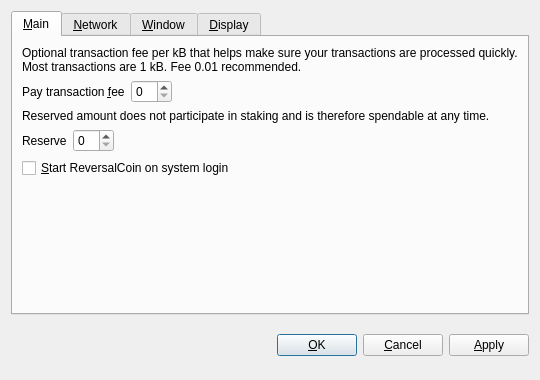
<?xml version="1.0" encoding="UTF-8"?>
<ui version="4.0">
 <class>OptionsDialog</class>
 <widget class="QDialog" name="OptionsDialog">
  <property name="geometry">
   <rect>
    <x>0</x>
    <y>0</y>
    <width>540</width>
    <height>380</height>
   </rect>
  </property>
  <property name="windowTitle">
   <string>Options</string>
  </property>
  <property name="modal">
   <bool>true</bool>
  </property>
  <layout class="QVBoxLayout" name="verticalLayout">
   <item>
    <widget class="QTabWidget" name="tabWidget">
     <property name="tabPosition">
      <enum>QTabWidget::North</enum>
     </property>
     <property name="currentIndex">
      <number>0</number>
     </property>
     <widget class="QWidget" name="tabMain">
      <attribute name="title">
       <string>&amp;Main</string>
      </attribute>
      <layout class="QVBoxLayout" name="verticalLayout_Main">
       <item>
        <widget class="QLabel" name="transactionFeeInfoLabel">
         <property name="text">
          <string>Optional transaction fee per kB that helps make sure your transactions are processed quickly. Most transactions are 1 kB. Fee 0.01 recommended.</string>
         </property>
         <property name="textFormat">
          <enum>Qt::PlainText</enum>
         </property>
         <property name="wordWrap">
          <bool>true</bool>
         </property>
        </widget>
       </item>
       <item>
        <layout class="QHBoxLayout" name="horizontalLayoutFee">
         <item>
          <widget class="QLabel" name="transactionFeeLabel">
           <property name="text">
            <string>Pay transaction &amp;fee</string>
           </property>
           <property name="textFormat">
            <enum>Qt::PlainText</enum>
           </property>
           <property name="buddy">
            <cstring>transactionFee</cstring>
           </property>
          </widget>
         </item>
         <item>
          <widget class="BitcoinAmountField" name="transactionFee"/>
         </item>
         <item>
          <spacer name="horizontalSpacerFee">
           <property name="orientation">
            <enum>Qt::Horizontal</enum>
           </property>
           <property name="sizeHint" stdset="0">
            <size>
             <width>40</width>
             <height>20</height>
            </size>
           </property>
          </spacer>
         </item>
        </layout>
       </item>
       <item>
        <widget class="QLabel" name="reserveBalanceInfoLabel">
         <property name="text">
          <string>Reserved amount does not participate in staking and is therefore spendable at any time.</string>
         </property>
         <property name="textFormat">
          <enum>Qt::PlainText</enum>
         </property>
         <property name="wordWrap">
          <bool>true</bool>
         </property>
        </widget>
       </item>
       <item>
        <layout class="QHBoxLayout" name="horizontalLayoutReserveBalance">
         <item>
          <widget class="QLabel" name="reserveBalanceLabel">
           <property name="text">
            <string>Reserve</string>
           </property>
           <property name="textFormat">
            <enum>Qt::PlainText</enum>
           </property>
           <property name="buddy">
            <cstring>reserveBalance</cstring>
           </property>
          </widget>
         </item>
         <item>
          <widget class="BitcoinAmountField" name="reserveBalance"/>
         </item>
         <item>
          <spacer name="horizontalSpacerReserveBalance">
           <property name="orientation">
            <enum>Qt::Horizontal</enum>
           </property>
           <property name="sizeHint" stdset="0">
            <size>
             <width>40</width>
             <height>20</height>
            </size>
           </property>
          </spacer>
         </item>
        </layout>
       </item>
       <item>
        <widget class="QCheckBox" name="bitcoinAtStartup">
         <property name="toolTip">
          <string>Automatically start ReversalCoin after logging in to the system.</string>
         </property>
         <property name="text">
          <string>&amp;Start ReversalCoin on system login</string>
         </property>
        </widget>
       </item>
       <item>
        <spacer name="verticalSpacer_Main">
         <property name="orientation">
          <enum>Qt::Vertical</enum>
         </property>
         <property name="sizeHint" stdset="0">
          <size>
           <width>20</width>
           <height>40</height>
          </size>
         </property>
        </spacer>
       </item>
      </layout>
     </widget>
     <widget class="QWidget" name="tabNetwork">
      <attribute name="title">
       <string>&amp;Network</string>
      </attribute>
      <layout class="QVBoxLayout" name="verticalLayout_Network">
       <item>
        <widget class="QCheckBox" name="mapPortUpnp">
         <property name="toolTip">
          <string>Automatically open the ReversalCoin client port on the router. This only works when your router supports UPnP and it is enabled.</string>
         </property>
         <property name="text">
          <string>Map port using &amp;UPnP</string>
         </property>
        </widget>
       </item>
       <item>
        <widget class="QCheckBox" name="connectSocks">
         <property name="toolTip">
          <string>Connect to the ReversalCoin network through a SOCKS5 proxy (e.g. when connecting through Tor).</string>
         </property>
         <property name="text">
          <string>&amp;Connect through SOCKS5 proxy:</string>
         </property>
        </widget>
       </item>
       <item>
        <layout class="QHBoxLayout" name="horizontalLayout_Network">
         <item>
          <widget class="QLabel" name="proxyIpLabel">
           <property name="text">
            <string>Proxy &amp;IP:</string>
           </property>
           <property name="textFormat">
            <enum>Qt::PlainText</enum>
           </property>
           <property name="buddy">
            <cstring>proxyIp</cstring>
           </property>
          </widget>
         </item>
         <item>
          <widget class="QValidatedLineEdit" name="proxyIp">
           <property name="maximumSize">
            <size>
             <width>140</width>
             <height>16777215</height>
            </size>
           </property>
           <property name="toolTip">
            <string>IP address of the proxy (e.g. 127.0.0.1)</string>
           </property>
          </widget>
         </item>
         <item>
          <widget class="QLabel" name="proxyPortLabel">
           <property name="text">
            <string>&amp;Port:</string>
           </property>
           <property name="textFormat">
            <enum>Qt::PlainText</enum>
           </property>
           <property name="buddy">
            <cstring>proxyPort</cstring>
           </property>
          </widget>
         </item>
         <item>
          <widget class="QLineEdit" name="proxyPort">
           <property name="maximumSize">
            <size>
             <width>55</width>
             <height>16777215</height>
            </size>
           </property>
           <property name="toolTip">
            <string>Port of the proxy (e.g. 9050)</string>
           </property>
          </widget>
         </item>
         <item>
          <spacer name="horizontalSpacer_Network">
           <property name="orientation">
            <enum>Qt::Horizontal</enum>
           </property>
           <property name="sizeHint" stdset="0">
            <size>
             <width>40</width>
             <height>20</height>
            </size>
           </property>
          </spacer>
         </item>
        </layout>
       </item>
       <item>
        <spacer name="verticalSpacer_Network">
         <property name="orientation">
          <enum>Qt::Vertical</enum>
         </property>
         <property name="sizeHint" stdset="0">
          <size>
           <width>20</width>
           <height>40</height>
          </size>
         </property>
        </spacer>
       </item>
      </layout>
     </widget>
     <widget class="QWidget" name="tabWindow">
      <attribute name="title">
       <string>&amp;Window</string>
      </attribute>
      <layout class="QVBoxLayout" name="verticalLayout_Window">
       <item>
        <widget class="QCheckBox" name="minimizeToTray">
         <property name="toolTip">
          <string>Show only a tray icon after minimizing the window.</string>
         </property>
         <property name="text">
          <string>&amp;Minimize to the tray instead of the taskbar</string>
         </property>
        </widget>
       </item>
       <item>
        <widget class="QCheckBox" name="minimizeOnClose">
         <property name="toolTip">
          <string>Minimize instead of exit the application when the window is closed. When this option is enabled, the application will be closed only after selecting Quit in the menu.</string>
         </property>
         <property name="text">
          <string>M&amp;inimize on close</string>
         </property>
        </widget>
       </item>
       <item>
        <spacer name="verticalSpacer_Window">
         <property name="orientation">
          <enum>Qt::Vertical</enum>
         </property>
         <property name="sizeHint" stdset="0">
          <size>
           <width>20</width>
           <height>40</height>
          </size>
         </property>
        </spacer>
       </item>
      </layout>
     </widget>
     <widget class="QWidget" name="tabDisplay">
      <attribute name="title">
       <string>&amp;Display</string>
      </attribute>
      <layout class="QVBoxLayout" name="verticalLayout_Display">
       <item>
        <layout class="QHBoxLayout" name="horizontalLayout_1_Display">
         <item>
          <widget class="QLabel" name="langLabel">
           <property name="text">
            <string>User Interface &amp;language:</string>
           </property>
           <property name="textFormat">
            <enum>Qt::PlainText</enum>
           </property>
           <property name="buddy">
            <cstring>lang</cstring>
           </property>
          </widget>
         </item>
         <item>
          <widget class="QValueComboBox" name="lang">
           <property name="toolTip">
            <string>The user interface language can be set here. This setting will take effect after restarting ReversalCoin.</string>
           </property>
          </widget>
         </item>
        </layout>
       </item>
       <item>
        <layout class="QHBoxLayout" name="horizontalLayout_2_Display">
         <item>
          <widget class="QLabel" name="unitLabel">
           <property name="text">
            <string>&amp;Unit to show amounts in:</string>
           </property>
           <property name="textFormat">
            <enum>Qt::PlainText</enum>
           </property>
           <property name="buddy">
            <cstring>unit</cstring>
           </property>
          </widget>
         </item>
         <item>
          <widget class="QValueComboBox" name="unit">
           <property name="toolTip">
            <string>Choose the default subdivision unit to show in the interface and when sending coins.</string>
           </property>
          </widget>
         </item>
        </layout>
       </item>
       <item>
        <widget class="QCheckBox" name="coinControlFeatures">
         <property name="toolTip">
          <string>Whether to show coin control features or not.</string>
         </property>
         <property name="text">
          <string>Display coin &amp;control features (experts only!)</string>
         </property>
        </widget>
       </item>
       <item>
        <widget class="QCheckBox" name="minimizeCoinAge">
         <property name="toolTip">
          <string>Whether to select the coin outputs randomly or with minimal coin age.</string>
         </property>
         <property name="text">
          <string>Minimize weight consumption (experimental)</string>
         </property>
        </widget>
       </item>
       <item>
        <widget class="QCheckBox" name="useBlackTheme">
         <property name="text">
          <string>Use black visual theme (requires restart)</string>
         </property>
        </widget>
       </item>
       <item>
        <spacer name="verticalSpacer_Display">
         <property name="orientation">
          <enum>Qt::Vertical</enum>
         </property>
         <property name="sizeHint" stdset="0">
          <size>
           <width>20</width>
           <height>40</height>
          </size>
         </property>
        </spacer>
       </item>
      </layout>
     </widget>
    </widget>
   </item>
   <item>
    <layout class="QHBoxLayout" name="horizontalLayout_Buttons">
     <item>
      <spacer name="horizontalSpacer_1">
       <property name="orientation">
        <enum>Qt::Horizontal</enum>
       </property>
       <property name="sizeHint" stdset="0">
        <size>
         <width>40</width>
         <height>48</height>
        </size>
       </property>
      </spacer>
     </item>
     <item>
      <widget class="QLabel" name="statusLabel">
       <property name="font">
        <font>
         <weight>75</weight>
         <bold>true</bold>
        </font>
       </property>
       <property name="text">
        <string/>
       </property>
       <property name="textFormat">
        <enum>Qt::PlainText</enum>
       </property>
       <property name="wordWrap">
        <bool>true</bool>
       </property>
      </widget>
     </item>
     <item>
      <spacer name="horizontalSpacer_2">
       <property name="orientation">
        <enum>Qt::Horizontal</enum>
       </property>
       <property name="sizeHint" stdset="0">
        <size>
         <width>40</width>
         <height>48</height>
        </size>
       </property>
      </spacer>
     </item>
     <item>
      <widget class="QPushButton" name="okButton">
       <property name="text">
        <string>&amp;OK</string>
       </property>
      </widget>
     </item>
     <item>
      <widget class="QPushButton" name="cancelButton">
       <property name="text">
        <string>&amp;Cancel</string>
       </property>
       <property name="autoDefault">
        <bool>false</bool>
       </property>
      </widget>
     </item>
     <item>
      <widget class="QPushButton" name="applyButton">
       <property name="text">
        <string>&amp;Apply</string>
       </property>
       <property name="autoDefault">
        <bool>false</bool>
       </property>
      </widget>
     </item>
    </layout>
   </item>
  </layout>
 </widget>
 <customwidgets>
  <customwidget>
   <class>BitcoinAmountField</class>
   <extends>QSpinBox</extends>
   <header>bitcoinamountfield.h</header>
  </customwidget>
  <customwidget>
   <class>QValueComboBox</class>
   <extends>QComboBox</extends>
   <header>qvaluecombobox.h</header>
  </customwidget>
  <customwidget>
   <class>QValidatedLineEdit</class>
   <extends>QLineEdit</extends>
   <header>qvalidatedlineedit.h</header>
  </customwidget>
 </customwidgets>
 <resources/>
 <connections/>
</ui>
